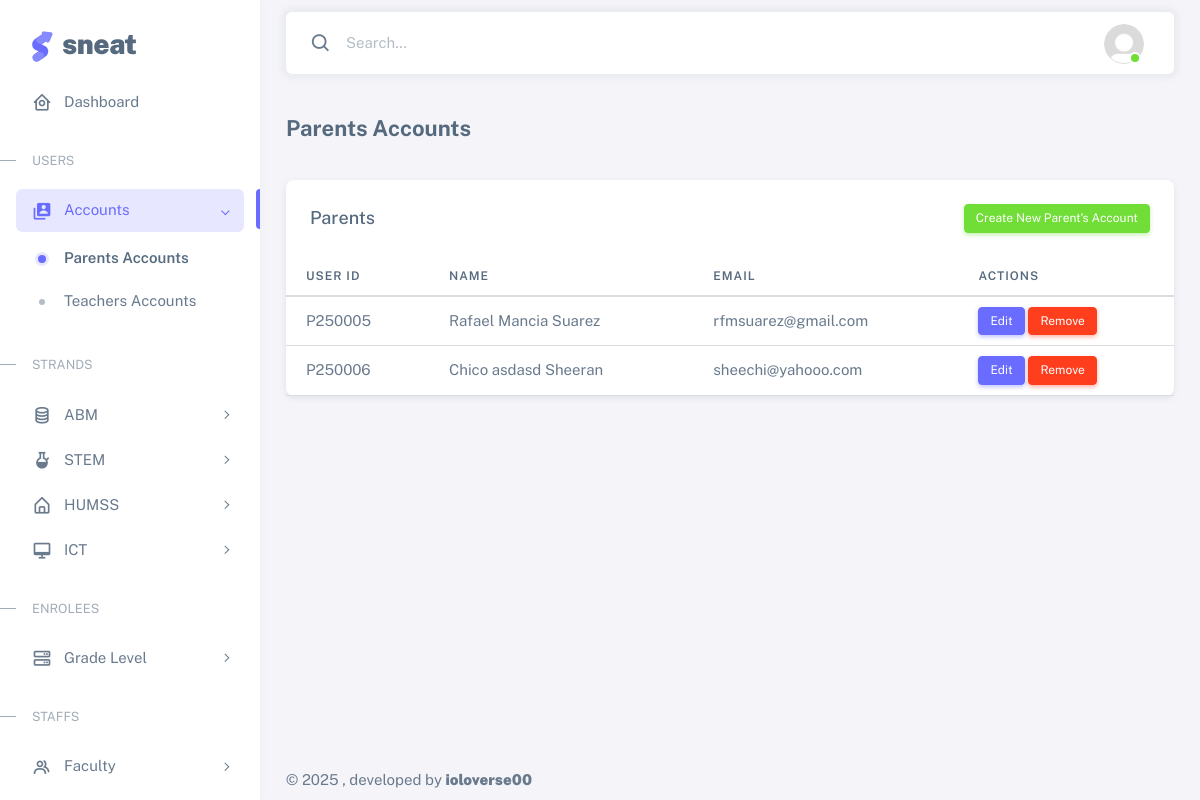
Screenshot of /parents.php with the database file from the repository.
### tables this page shows
CREATE TABLE `users` (
  `user_id` varchar(10) NOT NULL,
  `first_name` varchar(50) NOT NULL,
  `middle_name` varchar(50) NOT NULL,
  `last_name` varchar(50) NOT NULL,
  `email` varchar(100) NOT NULL,
  `phone` varchar(20) DEFAULT NULL,
  `address` text DEFAULT NULL,
  `gender` enum('Male','Female','Other') DEFAULT NULL,
  `birthdate` date DEFAULT NULL,
  `role` enum('Admin','Teacher','Parent') NOT NULL,
  `password_hash` varchar(255) NOT NULL,
  `created_at` timestamp NOT NULL DEFAULT current_timestamp()
);

### html/parents.php (the view, shortened to what this page needs)
<!DOCTYPE html>
<html
    lang="en"
    class="light-style layout-menu-fixed"
    dir="ltr"
    data-theme="theme-default"
    data-assets-path="../assets/"
    data-template="vertical-menu-template-free">
<head>
    <link rel="stylesheet" href="../assets/vendor/fonts/boxicons.css" />
    <link rel="stylesheet" href="../assets/vendor/css/core.css" class="template-customizer-core-css" />
    <link rel="stylesheet" href="../assets/vendor/css/theme-default.css" class="template-customizer-theme-css" />
    <link rel="stylesheet" href="../assets/css/demo.css" />
    <link rel="stylesheet" href="../assets/vendor/libs/perfect-scrollbar/perfect-scrollbar.css" />
    <link rel="stylesheet" href="../assets/vendor/libs/apex-charts/apex-charts.css" />
</head>
<body>
    <div class="layout-wrapper layout-content-navbar">
        <div class="layout-container">
            <aside id="layout-menu" class="layout-menu menu-vertical menu bg-menu-theme">
                <div class="app-brand demo">
                    <a href="index.php" class="app-brand-link">
                        <span class="app-brand-logo demo">
                        </span>
                        <span class="app-brand-text demo menu-text fw-bolder ms-2">Sneat</span>
                    </a>
                </div>
                <ul class="menu-inner py-1">
                    <li class="menu-item">
                        <a href="index.php" class="menu-link">
                            <i class="menu-icon tf-icons bx bx-home-circle"></i>
                            <div data-i18n="Analytics">Dashboard</div>
                        </a>
                    </li>
                    <li class="menu-header small text-uppercase">
                        <span class="menu-header-text">Users</span>
                    </li>
                    <li class="menu-item active open">
                        <a href="javascript:void(0);" class="menu-link menu-toggle">
                            <i class="menu-icon tf-icons bx bxs-user-account"></i>
                            <div data-i18n="Form Elements">Accounts</div>
                        </a>
                        <ul class="menu-sub">
                            <li class="menu-item active">
                                <a href="parents.php" class="menu-link">
                                    <div data-i18n="Input groups">Parents Accounts</div>
                                </a>
                            </li>
                            <li class="menu-item">
                                <a href="teachers.php" class="menu-link">
                                    <div data-i18n="Input groups">Teachers Accounts</div>
                                </a>
                            </li>
                        </ul>
                    </li>
                    <li class="menu-header small text-uppercase">
                        <span class="menu-header-text">Strands</span>
                    </li>
                    <li class="menu-item">
                        <a href="javascript:void(0)" class="menu-link menu-toggle">
                            <i class="menu-icon tf-icons bx bx-coin-stack"></i>
                            <div data-i18n="Extended UI">ABM</div>
                        </a>
                    </li>
                    <li class="menu-item">
                        <a href="javascript:void(0)" class="menu-link menu-toggle">
                            <i class="menu-icon tf-icons bx bxs-bong"></i>
                            <div data-i18n="Extended UI">STEM</div>
                        </a>
                    </li>
                    <li class="menu-item">
                        <a href="javascript:void(0)" class="menu-link menu-toggle">
                            <i class="menu-icon tf-icons bx bx-home-alt"></i>
                            <div data-i18n="Extended UI">HUMSS</div>
                        </a>
                    </li>
                    <li class="menu-item">
                        <a href="javascript:void(0)" class="menu-link menu-toggle">
                            <i class="menu-icon tf-icons bx bx-desktop"></i>
                            <div data-i18n="Extended UI">ICT</div>
                        </a>
                    </li>
          <li class="menu-header small text-uppercase">
            <span class="menu-header-text">Enrolees</span>
          </li>
          <li class="menu-item">
            <a href="javascript:void(0)" class="menu-link menu-toggle">
              <i class="menu-icon tf-icons bx bx-server"></i>
              <div data-i18n="Extended UI">Grade Level</div>
            </a>
          </li>
          <li class="menu-header small text-uppercase">
            <span class="menu-header-text">Staffs</span>
          </li>
          <li class="menu-item">
            <a href="javascript:void(0)" class="menu-link menu-toggle">
              <i class="menu-icon tf-icons bx bx-group"></i>
              <div data-i18n="Extended UI">Faculty</div>
            </a>
          </li>
                </ul>
            </aside>
            <div class="layout-page">
                <nav
                    class="layout-navbar container-xxl navbar navbar-expand-xl navbar-detached align-items-center bg-navbar-theme"
                    id="layout-navbar">
                    <div class="navbar-nav-right d-flex align-items-center" id="navbar-collapse">
                        <div class="navbar-nav align-items-center">
                            <div class="nav-item d-flex align-items-center">
                                <i class="bx bx-search fs-4 lh-0"></i>
                                <input
                                    type="text"
                                    class="form-control border-0 shadow-none"
                                    placeholder="Search..."
                                    aria-label="Search..." />
                            </div>
                        </div>
                        <ul class="navbar-nav flex-row align-items-center ms-auto">
                            <li class="nav-item navbar-dropdown dropdown-user dropdown">
                                <a class="nav-link dropdown-toggle hide-arrow" href="javascript:void(0);" data-bs-toggle="dropdown">
                                    <div class="avatar avatar-online">
                                        <img src="../assets/img/avatars/default.png" alt class="w-px-40 h-auto rounded-circle" />
                                    </div>
                                </a>
                            </li>
                        </ul>
                    </div>
                </nav>
                <div class="content-wrapper">
                    <div class="container-xxl flex-grow-1 container-p-y">
                        <h4 class="fw-bold py-3 mb-4">Parents Accounts</h4>
                        <div class="card">
                            <div class="card-header d-flex justify-content-between align-items-center">
                                <h5 class="mb-0">Parents</h5>
                                <button class="btn btn-sm btn-success" data-bs-toggle="modal" data-bs-target="#addParentModal">Create New Parent's Account</button>
                            </div>
                            <div class="table-responsive text-nowrap">
                                <table class="table table-hover">
                                    <thead>
                                        <tr>
                                            <th>User ID</th>
                                            <th>Name</th>
                                            <th>Email</th>
                                            <th>Actions</th>
                                        </tr>
                                    </thead>
                                    <tbody>
                                        <?php
                                        include 'db_connection.php';
                                        $query = "SELECT user_id, first_name, middle_name, last_name, email, password_hash
                                                  FROM users
                                                  WHERE role = 'Parent'";
                                        $result = $conn->query($query);
                                        if ($result->num_rows > 0) {
                                            while ($row = $result->fetch_assoc()) {
                                                echo "<tr>";
                                                echo "<td>" . $row['user_id'] . "</td>";
                                                echo "<td>" . $row['first_name'] . " " . $row['middle_name'] . " " . $row['last_name'] . "</td>";
                                                echo "<td>" . $row['email'] . "</td>";
                                                echo "<td>
                                                        <button class='btn btn-sm btn-primary' data-bs-toggle='modal' data-bs-target='#editModal'
                                                            data-user_id='" . $row['user_id'] . "'
                                                            data-first_name='" . $row['first_name'] . "'
                                                            data-middle_name='" . $row['middle_name'] . "'
                                                            data-last_name='" . $row['last_name'] . "'
                                                            data-password='" . $row['password_hash'] . "'>Edit</button>
                                                        <button class='btn btn-sm btn-danger' data-bs-toggle='modal' data-bs-target='#deleteModal'
                                                            data-user_id='" . $row['user_id'] . "'>Remove</button>
                                                      </td>";
                                                echo "</tr>";
                                            }
                                        } else {
                                            echo "<tr><td colspan='4' class='text-center'>No parents found</td></tr>";
                                        }
                                        ?>
                                    </tbody>
                                </table>
                            </div>
                        </div>
                    </div>
                    <footer class="content-footer footer bg-footer-theme">
                        <div class="container-xxl d-flex flex-wrap justify-content-between py-2 flex-md-row flex-column">
                            <div class="mb-2 mb-md-0">
                                ©
                                , developed by
                                <a href="#" class="footer-link fw-bolder">ioloverse00</a>
                            </div>
                        </div>
                    </footer>
                </div>
            </div>
        </div>
    </div>
</body>
</html>

### assets/css/demo.css (style rules this page uses)
.menu .app-brand.demo { height: 64px; margin-top: 12px; }
.app-brand-logo.demo svg { width: 22px; height: 38px; }
.app-brand-text.demo { font-size: 1.75rem; letter-spacing: -0.5px; text-transform: lowercase; }

### rows the page displays
users: user_id "P250005", first_name "Rafael", middle_name "Mancia", last_name "Suarez", email "rfmsuarez@gmail.com"
users: user_id "P250006", first_name "Chico", middle_name "asdasd", last_name "Sheeran", email "sheechi@yahooo.com"
